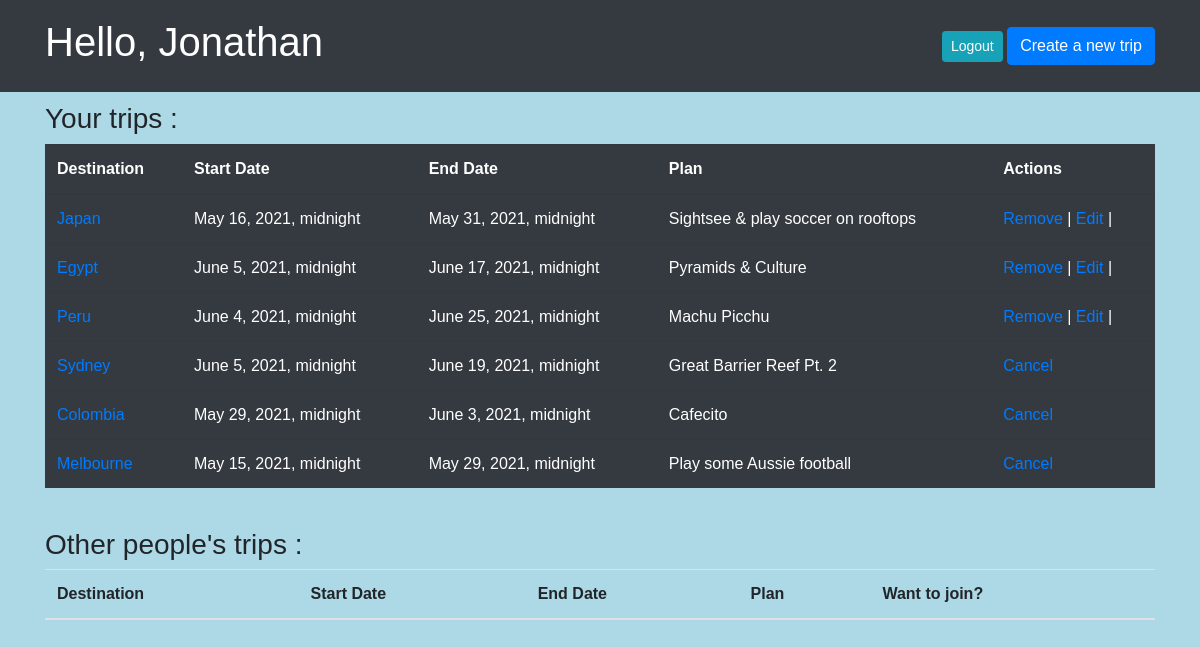
Page /dashboard (signed in) on the committed database.
### login_app/models.py (models this page shows)
class User(models.Model):
    first_name = models.CharField(max_length=255)
    last_name = models.CharField(max_length=255)
    email = models.EmailField(max_length=255)
    password = models.CharField(max_length=255)
    created_at = models.DateField(auto_now_add=True)
    updated_at = models.DateField(auto_now=True)
    objects = UserManager()

class Trip(models.Model):
    destination = models.CharField(max_length=255)
    start_date = models.DateTimeField()
    end_date = models.DateTimeField()
    plan = models.TextField()
    creator = models.ForeignKey(User, related_name = "trips",on_delete=models.CASCADE)
    joined = models.ManyToManyField(User, related_name = "joined_trips")
    created_at = models.DateField(auto_now_add=True)
    updated_at = models.DateField(auto_now=True)
    objects = TripManager()

### login_app/views.py (the view)
# urls.py: path('dashboard', views.dashboard),
def dashboard(request):
    if 'user_id' not in request.session:
        return redirect("/")
    user = User.objects.get(id = request.session['user_id'])
    context = {
		"user": user,
		"user_trips":Trip.objects.filter(creator = user),
        "joined_trips" : Trip.objects.filter(joined=user),
		"other_trips": Trip.objects.all().exclude(creator=user).exclude(joined=user),
	}
    return render(request,"trips.html",context)

### login_app/templates/trips.html (shortened to what this page needs)
<!DOCTYPE html>
<html lang="en">
<head>
    <link rel="stylesheet" href="https://stackpath.bootstrapcdn.com/bootstrap/4.1.3/css/bootstrap.min.css">
    {% load static %}
    <link rel="stylesheet" href="{% static 'css/style.css' %}">
</head>
<body>
    <nav class="navbar navbar-expand-lg navbar-dark bg-dark">
        <div class="container">
            <h1 class="header-color">Hello, {{request.session.greeting}}</h1>
                <span class="navbar-text">
                    <a href="/logout" role="button" class="btn btn-sm btn-info ml-2 text-white">Logout</a>
                    <a href="/trips/new"><button class="btn btn-primary">Create a new trip </button></a>
                </span>
        </div>
    </nav>
    <div class="container">
        <h3> Your trips :</h3>
<table class="table table-dark bg-dark">
    <thead>
        <th>Destination</th>
        <th>Start Date</th>
        <th>End Date</th>
        <th>Plan</th>
        <th>Actions</th>
    </thead>
    {% for trip in user_trips %}
    <tr>
        <td><a href="/trips/{{trip.id}}">{{trip.destination}}</a></td>
        <td>{{trip.start_date}}</td>
        <td>{{trip.end_date}}</td>
        <td>{{trip.plan}}</td>
        <td><a href="trips/{{trip.id}}/delete"> Remove </a> |
            <a href="trips/edit/{{trip.id}}">Edit</a> |
        </td>
    </tr>
    {% endfor %}
    {% for trip in joined_trips %}
    <tr>
        <td><a href="/trips/{{trip.id}}">{{trip.destination}}</a></td>
        <td>{{trip.start_date}}</td>
        <td>{{trip.end_date}}</td>
        <td>{{trip.plan}}</td>
        <td><a href="/trips/{{trip.id}}/cancel">Cancel</a></td>
    </tr>
    {% endfor %}
</table><br>
<h3> Other people's trips :</h3>
<table class="table">
    <thead>
        <th>Destination</th>
        <th> Start Date</th>
        <th> End Date</th>
        <th>Plan</th>
        <th>Want to join?</th>
    </thead>
</table>
    </div>
</body>
</html>

### login_app/static/css/style.css (style rules this page uses)
* { padding: 0; margin: 0; font-family: sans-serif; }
div { padding: 10px; }
body { background-color: lightblue }
.header-color { color: white; }

### rows in the picture
User: session.greeting "Jonathan"
Trip: destination "Japan", start_date "May 16, 2021, midnight", end_date "May 31, 2021, midnight", plan "Sightsee & play soccer on rooftops"
Trip: destination "Egypt", start_date "June 5, 2021, midnight", end_date "June 17, 2021, midnight", plan "Pyramids & Culture"
Trip: destination "Peru", start_date "June 4, 2021, midnight", end_date "June 25, 2021, midnight", plan "Machu Picchu"
Trip: destination "Sydney", start_date "June 5, 2021, midnight", end_date "June 19, 2021, midnight", plan "Great Barrier Reef Pt. 2"
Trip: destination "Colombia", start_date "May 29, 2021, midnight", end_date "June 3, 2021, midnight", plan "Cafecito"
Trip: destination "Melbourne", start_date "May 15, 2021, midnight", end_date "May 29, 2021, midnight", plan "Play some Aussie football"
